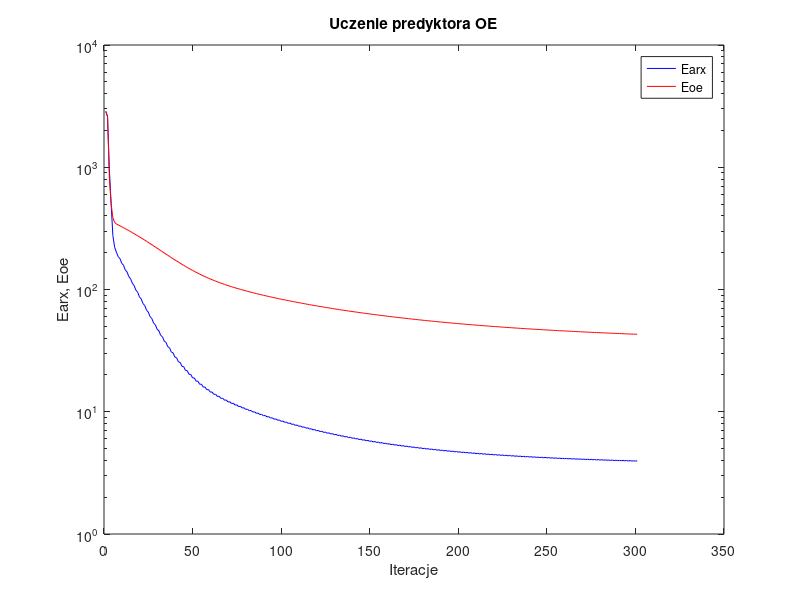
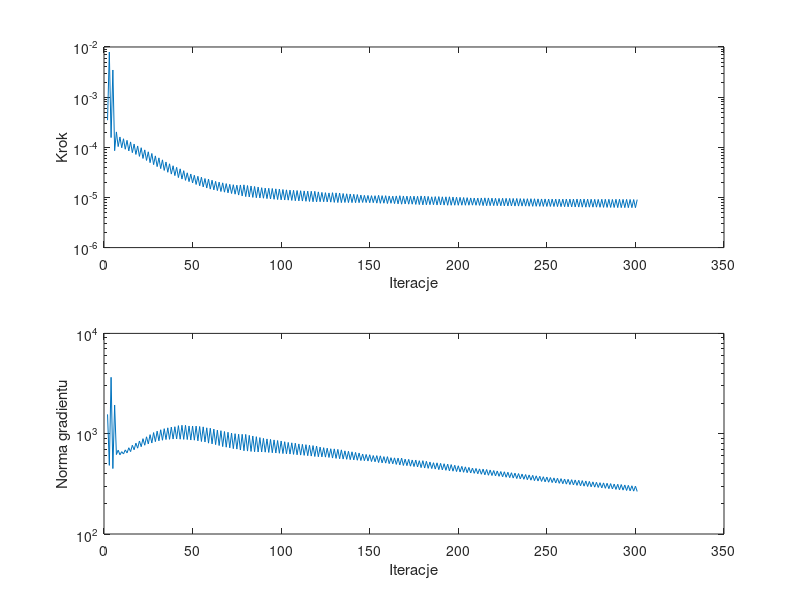

The MATLAB script that drew these images, in order:
%uczenie predyktora oe
clear all;
n=0; farx(n+1)=2.854243e+003; foe(n+1)=2.881063e+003; wspucz(n+1)=0.000000e+000; ng(n+1)=0.000000e+000;
n=1; farx(n+1)=2.595822e+003; foe(n+1)=2.595845e+003; krok(n+1)=3.467612e-004; ng(n+1)=1.558794e+003;
n=2; farx(n+1)=9.742948e+002; foe(n+1)=8.341266e+002; krok(n+1)=7.932207e-003; ng(n+1)=4.832183e+002;
n=3; farx(n+1)=5.078722e+002; foe(n+1)=5.055963e+002; krok(n+1)=1.562643e-004; ng(n+1)=3.649193e+003;
n=4; farx(n+1)=2.763001e+002; foe(n+1)=3.864956e+002; krok(n+1)=3.478135e-003; ng(n+1)=4.492145e+002;
n=5; farx(n+1)=2.215060e+002; foe(n+1)=3.539338e+002; krok(n+1)=8.559513e-005; ng(n+1)=1.931835e+003;
n=6; farx(n+1)=2.018823e+002; foe(n+1)=3.438235e+002; krok(n+1)=2.025153e-004; ng(n+1)=6.192349e+002;
n=7; farx(n+1)=1.855695e+002; foe(n+1)=3.377822e+002; krok(n+1)=1.032284e-004; ng(n+1)=6.854958e+002;
n=8; farx(n+1)=1.790038e+002; foe(n+1)=3.319760e+002; krok(n+1)=1.605453e-004; ng(n+1)=6.157094e+002;
n=9; farx(n+1)=1.641069e+002; foe(n+1)=3.261286e+002; krok(n+1)=9.776439e-005; ng(n+1)=6.620062e+002;
n=10; farx(n+1)=1.578563e+002; foe(n+1)=3.204115e+002; krok(n+1)=1.479072e-004; ng(n+1)=6.276260e+002;
n=11; farx(n+1)=1.447969e+002; foe(n+1)=3.146438e+002; krok(n+1)=9.144347e-005; ng(n+1)=6.897387e+002;
n=12; farx(n+1)=1.390898e+002; foe(n+1)=3.089609e+002; krok(n+1)=1.374956e-004; ng(n+1)=6.432775e+002;
n=13; farx(n+1)=1.276193e+002; foe(n+1)=3.032357e+002; krok(n+1)=8.459568e-005; ng(n+1)=7.243105e+002;
n=14; farx(n+1)=1.224399e+002; foe(n+1)=2.975776e+002; krok(n+1)=1.280208e-004; ng(n+1)=6.627093e+002;
n=15; farx(n+1)=1.123026e+002; foe(n+1)=2.918801e+002; krok(n+1)=7.813213e-005; ng(n+1)=7.673523e+002;
n=16; farx(n+1)=1.078038e+002; foe(n+1)=2.863021e+002; krok(n+1)=1.161197e-004; ng(n+1)=6.914078e+002;
n=17; farx(n+1)=9.889639e+001; foe(n+1)=2.806875e+002; krok(n+1)=7.197830e-005; ng(n+1)=8.051528e+002;
n=18; farx(n+1)=9.495809e+001; foe(n+1)=2.751677e+002; krok(n+1)=1.062896e-004; ng(n+1)=7.170576e+002;
n=19; farx(n+1)=8.712547e+001; foe(n+1)=2.696351e+002; krok(n+1)=6.583320e-005; ng(n+1)=8.458470e+002;
n=20; farx(n+1)=8.369445e+001; foe(n+1)=2.641840e+002; krok(n+1)=9.798800e-005; ng(n+1)=7.417590e+002;
n=21; farx(n+1)=7.677891e+001; foe(n+1)=2.587207e+002; krok(n+1)=5.985115e-005; ng(n+1)=8.920266e+002;
n=22; farx(n+1)=7.386987e+001; foe(n+1)=2.533722e+002; krok(n+1)=8.878196e-005; ng(n+1)=7.672512e+002;
n=23; farx(n+1)=6.778286e+001; foe(n+1)=2.480456e+002; krok(n+1)=5.467474e-005; ng(n+1)=9.312916e+002;
n=24; farx(n+1)=6.532402e+001; foe(n+1)=2.428114e+002; krok(n+1)=8.127742e-005; ng(n+1)=7.904776e+002;
n=25; farx(n+1)=5.996915e+001; foe(n+1)=2.376072e+002; krok(n+1)=4.937118e-005; ng(n+1)=9.782055e+002;
n=26; farx(n+1)=5.786893e+001; foe(n+1)=2.324732e+002; krok(n+1)=7.528795e-005; ng(n+1)=8.076877e+002;
n=27; farx(n+1)=5.310258e+001; foe(n+1)=2.273996e+002; krok(n+1)=4.506169e-005; ng(n+1)=1.026341e+003;
n=28; farx(n+1)=5.143971e+001; foe(n+1)=2.224728e+002; krok(n+1)=6.738910e-005; ng(n+1)=8.331993e+002;
n=29; farx(n+1)=4.723413e+001; foe(n+1)=2.175941e+002; krok(n+1)=4.116566e-005; ng(n+1)=1.060777e+003;
n=30; farx(n+1)=4.588218e+001; foe(n+1)=2.128357e+002; krok(n+1)=6.152340e-005; ng(n+1)=8.488799e+002;
n=31; farx(n+1)=4.216615e+001; foe(n+1)=2.081534e+002; krok(n+1)=3.754715e-005; ng(n+1)=1.094715e+003;
n=32; farx(n+1)=4.107766e+001; foe(n+1)=2.035760e+002; krok(n+1)=5.618497e-005; ng(n+1)=8.607452e+002;
n=33; farx(n+1)=3.777935e+001; foe(n+1)=1.991123e+002; krok(n+1)=3.459210e-005; ng(n+1)=1.121827e+003;
n=34; farx(n+1)=3.694476e+001; foe(n+1)=1.947638e+002; krok(n+1)=5.092656e-005; ng(n+1)=8.743332e+002;
n=35; farx(n+1)=3.402796e+001; foe(n+1)=1.905263e+002; krok(n+1)=3.176034e-005; ng(n+1)=1.144249e+003;
n=36; farx(n+1)=3.337622e+001; foe(n+1)=1.863862e+002; krok(n+1)=4.687315e-005; ng(n+1)=8.790604e+002;
n=37; farx(n+1)=3.079081e+001; foe(n+1)=1.823743e+002; krok(n+1)=2.922588e-005; ng(n+1)=1.164790e+003;
n=38; farx(n+1)=3.029599e+001; foe(n+1)=1.784600e+002; krok(n+1)=4.279756e-005; ng(n+1)=8.841787e+002;
n=39; farx(n+1)=2.800498e+001; foe(n+1)=1.746999e+002; krok(n+1)=2.722830e-005; ng(n+1)=1.173572e+003;
n=40; farx(n+1)=2.764963e+001; foe(n+1)=1.710305e+002; krok(n+1)=3.980988e-005; ng(n+1)=8.876733e+002;
n=41; farx(n+1)=2.561543e+001; foe(n+1)=1.674722e+002; krok(n+1)=2.488850e-005; ng(n+1)=1.203373e+003;
n=42; farx(n+1)=2.534805e+001; foe(n+1)=1.640175e+002; krok(n+1)=3.716123e-005; ng(n+1)=8.815009e+002;
n=43; farx(n+1)=2.353885e+001; foe(n+1)=1.606934e+002; krok(n+1)=2.322634e-005; ng(n+1)=1.213334e+003;
n=44; farx(n+1)=2.336453e+001; foe(n+1)=1.574892e+002; krok(n+1)=3.415827e-005; ng(n+1)=8.776619e+002;
n=45; farx(n+1)=2.175274e+001; foe(n+1)=1.544047e+002; krok(n+1)=2.190752e-005; ng(n+1)=1.212728e+003;
n=46; farx(n+1)=2.165620e+001; foe(n+1)=1.514536e+002; krok(n+1)=3.098353e-005; ng(n+1)=8.746672e+002;
n=47; farx(n+1)=2.023927e+001; foe(n+1)=1.486196e+002; krok(n+1)=2.067984e-005; ng(n+1)=1.193482e+003;
n=48; farx(n+1)=2.018335e+001; foe(n+1)=1.458768e+002; krok(n+1)=2.931600e-005; ng(n+1)=8.649005e+002;
n=49; farx(n+1)=1.892048e+001; foe(n+1)=1.432466e+002; krok(n+1)=1.941361e-005; ng(n+1)=1.193167e+003;
n=50; farx(n+1)=1.890417e+001; foe(n+1)=1.407172e+002; krok(n+1)=2.769106e-005; ng(n+1)=8.619499e+002;
n=51; farx(n+1)=1.778268e+001; foe(n+1)=1.382779e+002; krok(n+1)=1.812721e-005; ng(n+1)=1.190983e+003;
n=52; farx(n+1)=1.778434e+001; foe(n+1)=1.359324e+002; krok(n+1)=2.642509e-005; ng(n+1)=8.488358e+002;
n=53; farx(n+1)=1.678684e+001; foe(n+1)=1.336814e+002; krok(n+1)=1.709205e-005; ng(n+1)=1.179404e+003;
n=54; farx(n+1)=1.680610e+001; foe(n+1)=1.315162e+002; krok(n+1)=2.531441e-005; ng(n+1)=8.359634e+002;
n=55; farx(n+1)=1.591038e+001; foe(n+1)=1.294344e+002; krok(n+1)=1.621284e-005; ng(n+1)=1.169858e+003;
n=56; farx(n+1)=1.594693e+001; foe(n+1)=1.274495e+002; krok(n+1)=2.382783e-005; ng(n+1)=8.263538e+002;
n=57; farx(n+1)=1.515184e+001; foe(n+1)=1.255402e+002; krok(n+1)=1.539716e-005; ng(n+1)=1.144552e+003;
n=58; farx(n+1)=1.519205e+001; foe(n+1)=1.236990e+002; krok(n+1)=2.322634e-005; ng(n+1)=8.052290e+002;
n=59; farx(n+1)=1.447245e+001; foe(n+1)=1.219290e+002; krok(n+1)=1.466008e-005; ng(n+1)=1.134261e+003;
n=60; farx(n+1)=1.452134e+001; foe(n+1)=1.202386e+002; krok(n+1)=2.206044e-005; ng(n+1)=7.916828e+002;
n=61; farx(n+1)=1.387164e+001; foe(n+1)=1.186119e+002; krok(n+1)=1.414532e-005; ng(n+1)=1.111846e+003;
n=62; farx(n+1)=1.392653e+001; foe(n+1)=1.170587e+002; krok(n+1)=2.092658e-005; ng(n+1)=7.781266e+002;
n=63; farx(n+1)=1.333898e+001; foe(n+1)=1.155634e+002; krok(n+1)=1.368724e-005; ng(n+1)=1.086222e+003;
n=64; farx(n+1)=1.339732e+001; foe(n+1)=1.141294e+002; krok(n+1)=2.018691e-005; ng(n+1)=7.620649e+002;
n=65; farx(n+1)=1.286182e+001; foe(n+1)=1.127418e+002; krok(n+1)=1.313918e-005; ng(n+1)=1.071414e+003;
n=66; farx(n+1)=1.291871e+001; foe(n+1)=1.114091e+002; krok(n+1)=1.954543e-005; ng(n+1)=7.435553e+002;
n=67; farx(n+1)=1.242758e+001; foe(n+1)=1.101224e+002; krok(n+1)=1.274425e-005; ng(n+1)=1.051454e+003;
n=68; farx(n+1)=1.248567e+001; foe(n+1)=1.088865e+002; krok(n+1)=1.886606e-005; ng(n+1)=7.337430e+002;
n=69; farx(n+1)=1.203305e+001; foe(n+1)=1.076881e+002; krok(n+1)=1.235197e-005; ng(n+1)=1.033589e+003;
n=70; farx(n+1)=1.209001e+001; foe(n+1)=1.065360e+002; krok(n+1)=1.825798e-005; ng(n+1)=7.226368e+002;
n=71; farx(n+1)=1.167264e+001; foe(n+1)=1.054182e+002; krok(n+1)=1.197415e-005; ng(n+1)=1.013556e+003;
n=72; farx(n+1)=1.172685e+001; foe(n+1)=1.043361e+002; krok(n+1)=1.792006e-005; ng(n+1)=7.090845e+002;
n=73; farx(n+1)=1.133772e+001; foe(n+1)=1.032857e+002; krok(n+1)=1.161523e-005; ng(n+1)=1.000157e+003;
n=74; farx(n+1)=1.139071e+001; foe(n+1)=1.022694e+002; krok(n+1)=1.755604e-005; ng(n+1)=7.022363e+002;
n=75; farx(n+1)=1.102952e+001; foe(n+1)=1.012785e+002; krok(n+1)=1.115447e-005; ng(n+1)=9.879675e+002;
n=76; farx(n+1)=1.107668e+001; foe(n+1)=1.003077e+002; krok(n+1)=1.773249e-005; ng(n+1)=6.877182e+002;
n=77; farx(n+1)=1.073674e+001; foe(n+1)=9.936260e+001; krok(n+1)=1.069939e-005; ng(n+1)=9.860244e+002;
n=78; farx(n+1)=1.078017e+001; foe(n+1)=9.843608e+001; krok(n+1)=1.782680e-005; ng(n+1)=6.759939e+002;
n=79; farx(n+1)=1.045627e+001; foe(n+1)=9.753156e+001; krok(n+1)=1.038706e-005; ng(n+1)=9.838875e+002;
n=80; farx(n+1)=1.049905e+001; foe(n+1)=9.665717e+001; krok(n+1)=1.726474e-005; ng(n+1)=6.710436e+002;
n=81; farx(n+1)=1.019365e+001; foe(n+1)=9.580395e+001; krok(n+1)=1.022121e-005; ng(n+1)=9.626321e+002;
n=82; farx(n+1)=1.023606e+001; foe(n+1)=9.497504e+001; krok(n+1)=1.689056e-005; ng(n+1)=6.656229e+002;
n=83; farx(n+1)=9.946017e+000; foe(n+1)=9.416292e+001; krok(n+1)=1.001618e-005; ng(n+1)=9.487281e+002;
n=84; farx(n+1)=9.987400e+000; foe(n+1)=9.337347e+001; krok(n+1)=1.654527e-005; ng(n+1)=6.601080e+002;
n=85; farx(n+1)=9.711218e+000; foe(n+1)=9.259975e+001; krok(n+1)=9.849580e-006; ng(n+1)=9.335868e+002;
n=86; farx(n+1)=9.751705e+000; foe(n+1)=9.184692e+001; krok(n+1)=1.611741e-005; ng(n+1)=6.575216e+002;
n=87; farx(n+1)=9.487871e+000; foe(n+1)=9.111090e+001; krok(n+1)=9.766516e-006; ng(n+1)=9.147896e+002;
n=88; farx(n+1)=9.529240e+000; foe(n+1)=9.039493e+001; krok(n+1)=1.564369e-005; ng(n+1)=6.572932e+002;
n=89; farx(n+1)=9.277062e+000; foe(n+1)=8.969191e+001; krok(n+1)=9.645404e-006; ng(n+1)=8.984278e+002;
n=90; farx(n+1)=9.318273e+000; foe(n+1)=8.900583e+001; krok(n+1)=1.538085e-005; ng(n+1)=6.545358e+002;
n=91; farx(n+1)=9.076470e+000; foe(n+1)=8.833032e+001; krok(n+1)=9.479621e-006; ng(n+1)=8.869567e+002;
n=92; farx(n+1)=9.116912e+000; foe(n+1)=8.766947e+001; krok(n+1)=1.523649e-005; ng(n+1)=6.500801e+002;
n=93; farx(n+1)=8.884281e+000; foe(n+1)=8.701816e+001; krok(n+1)=9.311545e-006; ng(n+1)=8.778002e+002;
n=94; farx(n+1)=8.923937e+000; foe(n+1)=8.638065e+001; krok(n+1)=1.506473e-005; ng(n+1)=6.454777e+002;
n=95; farx(n+1)=8.699686e+000; foe(n+1)=8.575304e+001; krok(n+1)=9.188990e-006; ng(n+1)=8.668633e+002;
n=96; farx(n+1)=8.739311e+000; foe(n+1)=8.513898e+001; krok(n+1)=1.482745e-005; ng(n+1)=6.419737e+002;
n=97; farx(n+1)=8.523050e+000; foe(n+1)=8.453410e+001; krok(n+1)=9.081248e-006; ng(n+1)=8.550925e+002;
n=98; farx(n+1)=8.562905e+000; foe(n+1)=8.394172e+001; krok(n+1)=1.466008e-005; ng(n+1)=6.382045e+002;
n=99; farx(n+1)=8.353669e+000; foe(n+1)=8.335648e+001; krok(n+1)=8.958287e-006; ng(n+1)=8.464346e+002;
n=100; farx(n+1)=8.393149e+000; foe(n+1)=8.278412e+001; krok(n+1)=1.438760e-005; ng(n+1)=6.341011e+002;
n=101; farx(n+1)=8.191594e+000; foe(n+1)=8.222104e+001; krok(n+1)=8.887598e-006; ng(n+1)=8.313642e+002;
n=102; farx(n+1)=8.230877e+000; foe(n+1)=8.166735e+001; krok(n+1)=1.416371e-005; ng(n+1)=6.297871e+002;
n=103; farx(n+1)=8.035806e+000; foe(n+1)=8.112411e+001; krok(n+1)=8.833238e-006; ng(n+1)=8.183849e+002;
n=104; farx(n+1)=8.076069e+000; foe(n+1)=8.058962e+001; krok(n+1)=1.399157e-005; ng(n+1)=6.267032e+002;
n=105; farx(n+1)=7.886735e+000; foe(n+1)=8.006232e+001; krok(n+1)=8.720009e-006; ng(n+1)=8.110141e+002;
n=106; farx(n+1)=7.927259e+000; foe(n+1)=7.954412e+001; krok(n+1)=1.390226e-005; ng(n+1)=6.219692e+002;
n=107; farx(n+1)=7.743559e+000; foe(n+1)=7.903173e+001; krok(n+1)=8.593476e-006; ng(n+1)=8.042459e+002;
n=108; farx(n+1)=7.783361e+000; foe(n+1)=7.852790e+001; krok(n+1)=1.373458e-005; ng(n+1)=6.162121e+002;
n=109; farx(n+1)=7.605563e+000; foe(n+1)=7.803314e+001; krok(n+1)=8.546025e-006; ng(n+1)=7.908809e+002;
n=110; farx(n+1)=7.645928e+000; foe(n+1)=7.754478e+001; krok(n+1)=1.361415e-005; ng(n+1)=6.119593e+002;
n=111; farx(n+1)=7.472674e+000; foe(n+1)=7.706394e+001; krok(n+1)=8.470861e-006; ng(n+1)=7.835114e+002;
n=112; farx(n+1)=7.513925e+000; foe(n+1)=7.659102e+001; krok(n+1)=1.348707e-005; ng(n+1)=6.082171e+002;
n=113; farx(n+1)=7.345171e+000; foe(n+1)=7.612315e+001; krok(n+1)=8.378583e-006; ng(n+1)=7.769299e+002;
n=114; farx(n+1)=7.386561e+000; foe(n+1)=7.566389e+001; krok(n+1)=1.334403e-005; ng(n+1)=6.034349e+002;
n=115; farx(n+1)=7.222661e+000; foe(n+1)=7.521011e+001; krok(n+1)=8.311102e-006; ng(n+1)=7.670455e+002;
n=116; farx(n+1)=7.264410e+000; foe(n+1)=7.476369e+001; krok(n+1)=1.328171e-005; ng(n+1)=5.984000e+002;
n=117; farx(n+1)=7.104872e+000; foe(n+1)=7.432173e+001; krok(n+1)=8.206521e-006; ng(n+1)=7.608451e+002;
n=118; farx(n+1)=7.146511e+000; foe(n+1)=7.388667e+001; krok(n+1)=1.324381e-005; ng(n+1)=5.924326e+002;
n=119; farx(n+1)=6.990641e+000; foe(n+1)=7.345658e+001; krok(n+1)=8.151193e-006; ng(n+1)=7.537178e+002;
n=120; farx(n+1)=7.032239e+000; foe(n+1)=7.303501e+001; krok(n+1)=1.290553e-005; ng(n+1)=5.887730e+002;
n=121; farx(n+1)=6.880746e+000; foe(n+1)=7.262114e+001; krok(n+1)=8.219763e-006; ng(n+1)=7.359615e+002;
n=122; farx(n+1)=6.923821e+000; foe(n+1)=7.221470e+001; krok(n+1)=1.259797e-005; ng(n+1)=5.875718e+002;
n=123; farx(n+1)=6.776175e+000; foe(n+1)=7.181338e+001; krok(n+1)=8.205260e-006; ng(n+1)=7.250216e+002;
n=124; farx(n+1)=6.820012e+000; foe(n+1)=7.141918e+001; krok(n+1)=1.245057e-005; ng(n+1)=5.840769e+002;
n=125; farx(n+1)=6.675885e+000; foe(n+1)=7.102863e+001; krok(n+1)=8.151193e-006; ng(n+1)=7.173667e+002;
n=126; farx(n+1)=6.719870e+000; foe(n+1)=7.064530e+001; krok(n+1)=1.231075e-005; ng(n+1)=5.795418e+002;
n=127; farx(n+1)=6.580276e+000; foe(n+1)=7.026597e+001; krok(n+1)=8.058704e-006; ng(n+1)=7.077716e+002;
n=128; farx(n+1)=6.623817e+000; foe(n+1)=6.989027e+001; krok(n+1)=1.244425e-005; ng(n+1)=5.717080e+002;
n=129; farx(n+1)=6.486692e+000; foe(n+1)=6.951891e+001; krok(n+1)=7.969908e-006; ng(n+1)=7.055644e+002;
n=130; farx(n+1)=6.530569e+000; foe(n+1)=6.915360e+001; krok(n+1)=1.233369e-005; ng(n+1)=5.672812e+002;
n=131; farx(n+1)=6.396731e+000; foe(n+1)=6.879220e+001; krok(n+1)=7.918261e-006; ng(n+1)=6.977153e+002;
n=132; farx(n+1)=6.440745e+000; foe(n+1)=6.843645e+001; krok(n+1)=1.225273e-005; ng(n+1)=5.623189e+002;
n=133; farx(n+1)=6.309785e+000; foe(n+1)=6.808459e+001; krok(n+1)=7.884010e-006; ng(n+1)=6.901834e+002;
n=134; farx(n+1)=6.353509e+000; foe(n+1)=6.773896e+001; krok(n+1)=1.197415e-005; ng(n+1)=5.583687e+002;
n=135; farx(n+1)=6.226162e+000; foe(n+1)=6.739939e+001; krok(n+1)=7.940086e-006; ng(n+1)=6.743730e+002;
n=136; farx(n+1)=6.270792e+000; foe(n+1)=6.706431e+001; krok(n+1)=1.182351e-005; ng(n+1)=5.556147e+002;
n=137; farx(n+1)=6.146132e+000; foe(n+1)=6.673333e+001; krok(n+1)=7.895680e-006; ng(n+1)=6.677160e+002;
n=138; farx(n+1)=6.190922e+000; foe(n+1)=6.640716e+001; krok(n+1)=1.171829e-005; ng(n+1)=5.511847e+002;
n=139; farx(n+1)=6.068749e+000; foe(n+1)=6.608495e+001; krok(n+1)=7.884010e-006; ng(n+1)=6.598180e+002;
n=140; farx(n+1)=6.113959e+000; foe(n+1)=6.576818e+001; krok(n+1)=1.155377e-005; ng(n+1)=5.478983e+002;
n=141; farx(n+1)=5.994542e+000; foe(n+1)=6.545476e+001; krok(n+1)=7.864914e-006; ng(n+1)=6.510747e+002;
n=142; farx(n+1)=6.039793e+000; foe(n+1)=6.514638e+001; krok(n+1)=1.142512e-005; ng(n+1)=5.436585e+002;
n=143; farx(n+1)=5.922871e+000; foe(n+1)=6.484154e+001; krok(n+1)=7.864914e-006; ng(n+1)=6.421686e+002;
n=144; farx(n+1)=5.967820e+000; foe(n+1)=6.454183e+001; krok(n+1)=1.115447e-005; ng(n+1)=5.402702e+002;
n=145; farx(n+1)=5.853863e+000; foe(n+1)=6.424699e+001; krok(n+1)=7.940086e-006; ng(n+1)=6.273322e+002;
n=146; farx(n+1)=5.899551e+000; foe(n+1)=6.395604e+001; krok(n+1)=1.101046e-005; ng(n+1)=5.378344e+002;
n=147; farx(n+1)=5.787677e+000; foe(n+1)=6.366847e+001; krok(n+1)=7.918258e-006; ng(n+1)=6.209638e+002;
n=148; farx(n+1)=5.833918e+000; foe(n+1)=6.338532e+001; krok(n+1)=1.095376e-005; ng(n+1)=5.342202e+002;
n=149; farx(n+1)=5.724355e+000; foe(n+1)=6.310420e+001; krok(n+1)=7.829941e-006; ng(n+1)=6.168758e+002;
n=150; farx(n+1)=5.769685e+000; foe(n+1)=6.282732e+001; krok(n+1)=1.085468e-005; ng(n+1)=5.281234e+002;
n=151; farx(n+1)=5.662600e+000; foe(n+1)=6.255439e+001; krok(n+1)=7.866658e-006; ng(n+1)=6.056401e+002;
n=152; farx(n+1)=5.708836e+000; foe(n+1)=6.228507e+001; krok(n+1)=1.083629e-005; ng(n+1)=5.249759e+002;
n=153; farx(n+1)=5.604247e+000; foe(n+1)=6.201753e+001; krok(n+1)=7.698578e-006; ng(n+1)=6.043669e+002;
n=154; farx(n+1)=5.649525e+000; foe(n+1)=6.175248e+001; krok(n+1)=1.101046e-005; ng(n+1)=5.159706e+002;
n=155; farx(n+1)=5.546445e+000; foe(n+1)=6.149051e+001; krok(n+1)=7.638196e-006; ng(n+1)=6.016132e+002;
n=156; farx(n+1)=5.591411e+000; foe(n+1)=6.123226e+001; krok(n+1)=1.085468e-005; ng(n+1)=5.118389e+002;
n=157; farx(n+1)=5.490479e+000; foe(n+1)=6.097780e+001; krok(n+1)=7.676118e-006; ng(n+1)=5.911799e+002;
n=158; farx(n+1)=5.536432e+000; foe(n+1)=6.072679e+001; krok(n+1)=1.083629e-005; ng(n+1)=5.090364e+002;
n=159; farx(n+1)=5.437127e+000; foe(n+1)=6.047707e+001; krok(n+1)=7.559406e-006; ng(n+1)=5.904099e+002;
n=160; farx(n+1)=5.481791e+000; foe(n+1)=6.023131e+001; krok(n+1)=1.069939e-005; ng(n+1)=5.028160e+002;
n=161; farx(n+1)=5.384730e+000; foe(n+1)=5.998957e+001; krok(n+1)=7.651404e-006; ng(n+1)=5.767440e+002;
n=162; farx(n+1)=5.430425e+000; foe(n+1)=5.975110e+001; krok(n+1)=1.061240e-005; ng(n+1)=5.010452e+002;
n=163; farx(n+1)=5.335298e+000; foe(n+1)=5.951429e+001; krok(n+1)=7.535405e-006; ng(n+1)=5.742845e+002;
n=164; farx(n+1)=5.380490e+000; foe(n+1)=5.928033e+001; krok(n+1)=1.071362e-005; ng(n+1)=4.940082e+002;
n=165; farx(n+1)=5.287110e+000; foe(n+1)=5.904848e+001; krok(n+1)=7.447416e-006; ng(n+1)=5.711290e+002;
n=166; farx(n+1)=5.332354e+000; foe(n+1)=5.881937e+001; krok(n+1)=1.083629e-005; ng(n+1)=4.880038e+002;
n=167; farx(n+1)=5.240320e+000; foe(n+1)=5.859158e+001; krok(n+1)=7.334139e-006; ng(n+1)=5.707917e+002;
n=168; farx(n+1)=5.284277e+000; foe(n+1)=5.836716e+001; krok(n+1)=1.069939e-005; ng(n+1)=4.819695e+002;
n=169; farx(n+1)=5.194312e+000; foe(n+1)=5.814678e+001; krok(n+1)=7.426417e-006; ng(n+1)=5.573696e+002;
n=170; farx(n+1)=5.239221e+000; foe(n+1)=5.792910e+001; krok(n+1)=1.061240e-005; ng(n+1)=4.802375e+002;
n=171; farx(n+1)=5.150753e+000; foe(n+1)=5.771309e+001; krok(n+1)=7.336129e-006; ng(n+1)=5.549721e+002;
n=172; farx(n+1)=5.194908e+000; foe(n+1)=5.749988e+001; krok(n+1)=1.057446e-005; ng(n+1)=4.744038e+002;
n=173; farx(n+1)=5.108243e+000; foe(n+1)=5.728960e+001; krok(n+1)=7.338903e-006; ng(n+1)=5.467920e+002;
n=174; farx(n+1)=5.152873e+000; foe(n+1)=5.708166e+001; krok(n+1)=1.061240e-005; ng(n+1)=4.704568e+002;
n=175; farx(n+1)=5.067170e+000; foe(n+1)=5.687512e+001; krok(n+1)=7.258975e-006; ng(n+1)=5.459965e+002;
n=176; farx(n+1)=5.111358e+000; foe(n+1)=5.667200e+001; krok(n+1)=1.052881e-005; ng(n+1)=4.658966e+002;
n=177; farx(n+1)=5.027964e+000; foe(n+1)=5.647091e+001; krok(n+1)=7.204914e-006; ng(n+1)=5.380123e+002;
n=178; farx(n+1)=5.071956e+000; foe(n+1)=5.627130e+001; krok(n+1)=1.071362e-005; ng(n+1)=4.590773e+002;
n=179; farx(n+1)=4.989315e+000; foe(n+1)=5.607345e+001; krok(n+1)=7.118613e-006; ng(n+1)=5.382412e+002;
n=180; farx(n+1)=5.032895e+000; foe(n+1)=5.587846e+001; krok(n+1)=1.063629e-005; ng(n+1)=4.545871e+002;
n=181; farx(n+1)=4.951709e+000; foe(n+1)=5.568577e+001; krok(n+1)=7.133044e-006; ng(n+1)=5.306265e+002;
n=182; farx(n+1)=4.995113e+000; foe(n+1)=5.549595e+001; krok(n+1)=1.048504e-005; ng(n+1)=4.514484e+002;
n=183; farx(n+1)=4.915292e+000; foe(n+1)=5.530846e+001; krok(n+1)=7.172631e-006; ng(n+1)=5.222562e+002;
n=184; farx(n+1)=4.958681e+000; foe(n+1)=5.512396e+001; krok(n+1)=1.030147e-005; ng(n+1)=4.491207e+002;
n=185; farx(n+1)=4.880780e+000; foe(n+1)=5.494151e+001; krok(n+1)=7.156975e-006; ng(n+1)=5.138710e+002;
n=186; farx(n+1)=4.924134e+000; foe(n+1)=5.476082e+001; krok(n+1)=1.038706e-005; ng(n+1)=4.439068e+002;
n=187; farx(n+1)=4.847326e+000; foe(n+1)=5.458169e+001; krok(n+1)=7.065934e-006; ng(n+1)=5.123766e+002;
n=188; farx(n+1)=4.890070e+000; foe(n+1)=5.440454e+001; krok(n+1)=1.039083e-005; ng(n+1)=4.383620e+002;
n=189; farx(n+1)=4.814288e+000; foe(n+1)=5.422973e+001; krok(n+1)=7.084991e-006; ng(n+1)=5.062756e+002;
n=190; farx(n+1)=4.857333e+000; foe(n+1)=5.405748e+001; krok(n+1)=1.029142e-005; ng(n+1)=4.359912e+002;
n=191; farx(n+1)=4.782766e+000; foe(n+1)=5.388652e+001; krok(n+1)=7.048309e-006; ng(n+1)=5.017114e+002;
n=192; farx(n+1)=4.825648e+000; foe(n+1)=5.371811e+001; krok(n+1)=1.029142e-005; ng(n+1)=4.315847e+002;
n=193; farx(n+1)=4.752413e+000; foe(n+1)=5.355080e+001; krok(n+1)=6.986564e-006; ng(n+1)=4.976166e+002;
n=194; farx(n+1)=4.794701e+000; foe(n+1)=5.338563e+001; krok(n+1)=1.030147e-005; ng(n+1)=4.261575e+002;
n=195; farx(n+1)=4.722563e+000; foe(n+1)=5.322228e+001; krok(n+1)=6.986434e-006; ng(n+1)=4.918703e+002;
n=196; farx(n+1)=4.764615e+000; foe(n+1)=5.306125e+001; krok(n+1)=1.018440e-005; ng(n+1)=4.229321e+002;
n=197; farx(n+1)=4.693770e+000; foe(n+1)=5.290205e+001; krok(n+1)=6.997257e-006; ng(n+1)=4.847449e+002;
n=198; farx(n+1)=4.735642e+000; foe(n+1)=5.274492e+001; krok(n+1)=1.010485e-005; ng(n+1)=4.195045e+002;
n=199; farx(n+1)=4.666008e+000; foe(n+1)=5.258950e+001; krok(n+1)=6.986564e-006; ng(n+1)=4.788599e+002;
n=200; farx(n+1)=4.707531e+000; foe(n+1)=5.243596e+001; krok(n+1)=1.003721e-005; ng(n+1)=4.156171e+002;
n=201; farx(n+1)=4.638994e+000; foe(n+1)=5.228430e+001; krok(n+1)=6.997257e-006; ng(n+1)=4.725779e+002;
n=202; farx(n+1)=4.680415e+000; foe(n+1)=5.213454e+001; krok(n+1)=9.955536e-006; ng(n+1)=4.125122e+002;
n=203; farx(n+1)=4.612972e+000; foe(n+1)=5.198638e+001; krok(n+1)=6.986564e-006; ng(n+1)=4.671532e+002;
n=204; farx(n+1)=4.654072e+000; foe(n+1)=5.184004e+001; krok(n+1)=9.888364e-006; ng(n+1)=4.087971e+002;
n=205; farx(n+1)=4.587653e+000; foe(n+1)=5.169541e+001; krok(n+1)=6.997257e-006; ng(n+1)=4.611655e+002;
n=206; farx(n+1)=4.628467e+000; foe(n+1)=5.155262e+001; krok(n+1)=9.772716e-006; ng(n+1)=4.057599e+002;
n=207; farx(n+1)=4.563172e+000; foe(n+1)=5.141158e+001; krok(n+1)=7.018913e-006; ng(n+1)=4.542908e+002;
n=208; farx(n+1)=4.603975e+000; foe(n+1)=5.127222e+001; krok(n+1)=9.722265e-006; ng(n+1)=4.027079e+002;
n=209; farx(n+1)=4.539638e+000; foe(n+1)=5.113416e+001; krok(n+1)=6.986564e-006; ng(n+1)=4.502276e+002;
n=210; farx(n+1)=4.580149e+000; foe(n+1)=5.099777e+001; krok(n+1)=9.706803e-006; ng(n+1)=3.986367e+002;
n=211; farx(n+1)=4.516896e+000; foe(n+1)=5.086272e+001; krok(n+1)=6.948457e-006; ng(n+1)=4.457649e+002;
n=212; farx(n+1)=4.557249e+000; foe(n+1)=5.072905e+001; krok(n+1)=9.766516e-006; ng(n+1)=3.940852e+002;
n=213; farx(n+1)=4.494874e+000; foe(n+1)=5.059651e+001; krok(n+1)=6.872937e-006; ng(n+1)=4.436123e+002;
n=214; farx(n+1)=4.534744e+000; foe(n+1)=5.046530e+001; krok(n+1)=9.806150e-006; ng(n+1)=3.890393e+002;
n=215; farx(n+1)=4.473248e+000; foe(n+1)=5.033555e+001; krok(n+1)=6.846713e-006; ng(n+1)=4.395339e+002;
n=216; farx(n+1)=4.512797e+000; foe(n+1)=5.020717e+001; krok(n+1)=9.772716e-006; ng(n+1)=3.852231e+002;
n=217; farx(n+1)=4.452014e+000; foe(n+1)=5.008031e+001; krok(n+1)=6.861689e-006; ng(n+1)=4.346332e+002;
n=218; farx(n+1)=4.491489e+000; foe(n+1)=4.995515e+001; krok(n+1)=9.667524e-006; ng(n+1)=3.828294e+002;
n=219; farx(n+1)=4.431616e+000; foe(n+1)=4.983118e+001; krok(n+1)=6.861689e-006; ng(n+1)=4.293785e+002;
n=220; farx(n+1)=4.470898e+000; foe(n+1)=4.970884e+001; krok(n+1)=9.622040e-006; ng(n+1)=3.795467e+002;
n=221; farx(n+1)=4.411891e+000; foe(n+1)=4.958754e+001; krok(n+1)=6.844969e-006; ng(n+1)=4.249225e+002;
n=222; farx(n+1)=4.450799e+000; foe(n+1)=4.946781e+001; krok(n+1)=9.571928e-006; ng(n+1)=3.759234e+002;
n=223; farx(n+1)=4.392869e+000; foe(n+1)=4.934927e+001; krok(n+1)=6.824661e-006; ng(n+1)=4.196076e+002;
n=224; farx(n+1)=4.431585e+000; foe(n+1)=4.923189e+001; krok(n+1)=9.622040e-006; ng(n+1)=3.716787e+002;
n=225; farx(n+1)=4.374265e+000; foe(n+1)=4.911554e+001; krok(n+1)=6.780679e-006; ng(n+1)=4.172609e+002;
n=226; farx(n+1)=4.412637e+000; foe(n+1)=4.900060e+001; krok(n+1)=9.594052e-006; ng(n+1)=3.679597e+002;
n=227; farx(n+1)=4.356142e+000; foe(n+1)=4.888678e+001; krok(n+1)=6.772117e-006; ng(n+1)=4.126185e+002;
n=228; farx(n+1)=4.394256e+000; foe(n+1)=4.877431e+001; krok(n+1)=9.558286e-006; ng(n+1)=3.645783e+002;
n=229; farx(n+1)=4.338580e+000; foe(n+1)=4.866292e+001; krok(n+1)=6.755832e-006; ng(n+1)=4.082649e+002;
n=230; farx(n+1)=4.376422e+000; foe(n+1)=4.855280e+001; krok(n+1)=9.540944e-006; ng(n+1)=3.610032e+002;
n=231; farx(n+1)=4.321532e+000; foe(n+1)=4.844372e+001; krok(n+1)=6.733170e-006; ng(n+1)=4.042647e+002;
n=232; farx(n+1)=4.359084e+000; foe(n+1)=4.833584e+001; krok(n+1)=9.531630e-006; ng(n+1)=3.573345e+002;
n=233; farx(n+1)=4.304856e+000; foe(n+1)=4.822900e+001; krok(n+1)=6.723172e-006; ng(n+1)=4.003751e+002;
n=234; farx(n+1)=4.342144e+000; foe(n+1)=4.812347e+001; krok(n+1)=9.476547e-006; ng(n+1)=3.542632e+002;
n=235; farx(n+1)=4.288661e+000; foe(n+1)=4.801895e+001; krok(n+1)=6.723172e-006; ng(n+1)=3.957471e+002;
n=236; farx(n+1)=4.325728e+000; foe(n+1)=4.791571e+001; krok(n+1)=9.433029e-006; ng(n+1)=3.512162e+002;
n=237; farx(n+1)=4.273008e+000; foe(n+1)=4.781338e+001; krok(n+1)=6.706359e-006; ng(n+1)=3.915988e+002;
n=238; farx(n+1)=4.309840e+000; foe(n+1)=4.771222e+001; krok(n+1)=9.433029e-006; ng(n+1)=3.477025e+002;
n=239; farx(n+1)=4.257801e+000; foe(n+1)=4.761188e+001; krok(n+1)=6.676010e-006; ng(n+1)=3.882727e+002;
n=240; farx(n+1)=4.294329e+000; foe(n+1)=4.751271e+001; krok(n+1)=9.433029e-006; ng(n+1)=3.440567e+002;
n=241; farx(n+1)=4.243003e+000; foe(n+1)=4.741438e+001; krok(n+1)=6.649354e-006; ng(n+1)=3.846569e+002;
n=242; farx(n+1)=4.279120e+000; foe(n+1)=4.731712e+001; krok(n+1)=9.410994e-006; ng(n+1)=3.404132e+002;
n=243; farx(n+1)=4.228448e+000; foe(n+1)=4.722090e+001; krok(n+1)=6.656792e-006; ng(n+1)=3.801522e+002;
n=244; farx(n+1)=4.264391e+000; foe(n+1)=4.712577e+001; krok(n+1)=9.359580e-006; ng(n+1)=3.377111e+002;
n=245; farx(n+1)=4.214374e+000; foe(n+1)=4.703151e+001; krok(n+1)=6.646278e-006; ng(n+1)=3.762458e+002;
n=246; farx(n+1)=4.250040e+000; foe(n+1)=4.693833e+001; krok(n+1)=9.328187e-006; ng(n+1)=3.345750e+002;
n=247; farx(n+1)=4.200719e+000; foe(n+1)=4.684599e+001; krok(n+1)=6.631510e-006; ng(n+1)=3.723720e+002;
n=248; farx(n+1)=4.236100e+000; foe(n+1)=4.675464e+001; krok(n+1)=9.318742e-006; ng(n+1)=3.312269e+002;
n=249; farx(n+1)=4.187390e+000; foe(n+1)=4.666413e+001; krok(n+1)=6.616010e-006; ng(n+1)=3.691572e+002;
n=250; farx(n+1)=4.222471e+000; foe(n+1)=4.657460e+001; krok(n+1)=9.290308e-006; ng(n+1)=3.283479e+002;
n=251; farx(n+1)=4.174397e+000; foe(n+1)=4.648592e+001; krok(n+1)=6.608572e-006; ng(n+1)=3.654892e+002;
n=252; farx(n+1)=4.209253e+000; foe(n+1)=4.639819e+001; krok(n+1)=9.272806e-006; ng(n+1)=3.256592e+002;
n=253; farx(n+1)=4.161768e+000; foe(n+1)=4.631123e+001; krok(n+1)=6.589629e-006; ng(n+1)=3.624762e+002;
n=254; farx(n+1)=4.196356e+000; foe(n+1)=4.622520e+001; krok(n+1)=9.262259e-006; ng(n+1)=3.228108e+002;
n=255; farx(n+1)=4.149458e+000; foe(n+1)=4.613992e+001; krok(n+1)=6.571851e-006; ng(n+1)=3.594073e+002;
n=256; farx(n+1)=4.183777e+000; foe(n+1)=4.605555e+001; krok(n+1)=9.251809e-006; ng(n+1)=3.199854e+002;
n=257; farx(n+1)=4.137465e+000; foe(n+1)=4.597192e+001; krok(n+1)=6.553191e-006; ng(n+1)=3.563506e+002;
n=258; farx(n+1)=4.171503e+000; foe(n+1)=4.588915e+001; krok(n+1)=9.244198e-006; ng(n+1)=3.171313e+002;
n=259; farx(n+1)=4.125786e+000; foe(n+1)=4.580712e+001; krok(n+1)=6.532194e-006; ng(n+1)=3.533177e+002;
n=260; farx(n+1)=4.159563e+000; foe(n+1)=4.572588e+001; krok(n+1)=9.251809e-006; ng(n+1)=3.141947e+002;
n=261; farx(n+1)=4.114407e+000; foe(n+1)=4.564537e+001; krok(n+1)=6.503681e-006; ng(n+1)=3.507043e+002;
n=262; farx(n+1)=4.147893e+000; foe(n+1)=4.556560e+001; krok(n+1)=9.263868e-006; ng(n+1)=3.111614e+002;
n=263; farx(n+1)=4.103256e+000; foe(n+1)=4.548657e+001; krok(n+1)=6.482851e-006; ng(n+1)=3.480303e+002;
n=264; farx(n+1)=4.136534e+000; foe(n+1)=4.540830e+001; krok(n+1)=9.272806e-006; ng(n+1)=3.084214e+002;
n=265; farx(n+1)=4.092395e+000; foe(n+1)=4.533068e+001; krok(n+1)=6.453292e-006; ng(n+1)=3.457614e+002;
n=266; farx(n+1)=4.125392e+000; foe(n+1)=4.525381e+001; krok(n+1)=9.280153e-006; ng(n+1)=3.055281e+002;
n=267; farx(n+1)=4.081798e+000; foe(n+1)=4.517761e+001; krok(n+1)=6.427471e-006; ng(n+1)=3.430778e+002;
n=268; farx(n+1)=4.114532e+000; foe(n+1)=4.510210e+001; krok(n+1)=9.299765e-006; ng(n+1)=3.025880e+002;
n=269; farx(n+1)=4.071398e+000; foe(n+1)=4.502726e+001; krok(n+1)=6.405073e-006; ng(n+1)=3.407327e+002;
n=270; farx(n+1)=4.103862e+000; foe(n+1)=4.495314e+001; krok(n+1)=9.290308e-006; ng(n+1)=2.999616e+002;
n=271; farx(n+1)=4.061179e+000; foe(n+1)=4.487969e+001; krok(n+1)=6.399779e-006; ng(n+1)=3.378363e+002;
n=272; farx(n+1)=4.093383e+000; foe(n+1)=4.480703e+001; krok(n+1)=9.244198e-006; ng(n+1)=2.977637e+002;
n=273; farx(n+1)=4.051223e+000; foe(n+1)=4.473502e+001; krok(n+1)=6.399779e-006; ng(n+1)=3.343514e+002;
n=274; farx(n+1)=4.083163e+000; foe(n+1)=4.466375e+001; krok(n+1)=9.207477e-006; ng(n+1)=2.954856e+002;
n=275; farx(n+1)=4.041495e+000; foe(n+1)=4.459311e+001; krok(n+1)=6.399779e-006; ng(n+1)=3.310450e+002;
n=276; farx(n+1)=4.073172e+000; foe(n+1)=4.452322e+001; krok(n+1)=9.165986e-006; ng(n+1)=2.932905e+002;
n=277; farx(n+1)=4.032003e+000; foe(n+1)=4.445394e+001; krok(n+1)=6.399779e-006; ng(n+1)=3.276973e+002;
n=278; farx(n+1)=4.063447e+000; foe(n+1)=4.438536e+001; krok(n+1)=9.137433e-006; ng(n+1)=2.910694e+002;
n=279; farx(n+1)=4.022866e+000; foe(n+1)=4.431735e+001; krok(n+1)=6.371971e-006; ng(n+1)=3.247683e+002;
n=280; farx(n+1)=4.054070e+000; foe(n+1)=4.424985e+001; krok(n+1)=9.196428e-006; ng(n+1)=2.879602e+002;
n=281; farx(n+1)=4.013820e+000; foe(n+1)=4.418290e+001; krok(n+1)=6.340434e-006; ng(n+1)=3.233548e+002;
n=282; farx(n+1)=4.044754e+000; foe(n+1)=4.411659e+001; krok(n+1)=9.188990e-006; ng(n+1)=2.854691e+002;
n=283; farx(n+1)=4.004962e+000; foe(n+1)=4.405084e+001; krok(n+1)=6.327672e-006; ng(n+1)=3.206206e+002;
n=284; farx(n+1)=4.035658e+000; foe(n+1)=4.398569e+001; krok(n+1)=9.184756e-006; ng(n+1)=2.830636e+002;
n=285; farx(n+1)=3.996215e+000; foe(n+1)=4.392108e+001; krok(n+1)=6.325379e-006; ng(n+1)=3.181437e+002;
n=286; farx(n+1)=4.026662e+000; foe(n+1)=4.385720e+001; krok(n+1)=9.125546e-006; ng(n+1)=2.811973e+002;
n=287; farx(n+1)=3.987836e+000; foe(n+1)=4.379382e+001; krok(n+1)=6.307179e-006; ng(n+1)=3.146893e+002;
n=288; farx(n+1)=4.018050e+000; foe(n+1)=4.373090e+001; krok(n+1)=9.184756e-006; ng(n+1)=2.782285e+002;
n=289; farx(n+1)=3.979544e+000; foe(n+1)=4.366849e+001; krok(n+1)=6.274438e-006; ng(n+1)=3.133468e+002;
n=290; farx(n+1)=4.009524e+000; foe(n+1)=4.360661e+001; krok(n+1)=9.196428e-006; ng(n+1)=2.757553e+002;
n=291; farx(n+1)=3.971338e+000; foe(n+1)=4.354523e+001; krok(n+1)=6.266053e-006; ng(n+1)=3.112069e+002;
n=292; farx(n+1)=4.001065e+000; foe(n+1)=4.348450e+001; krok(n+1)=9.148208e-006; ng(n+1)=2.738305e+002;
n=293; farx(n+1)=3.963357e+000; foe(n+1)=4.342425e+001; krok(n+1)=6.264056e-006; ng(n+1)=3.079881e+002;
n=294; farx(n+1)=3.992849e+000; foe(n+1)=4.336457e+001; krok(n+1)=9.137433e-006; ng(n+1)=2.716185e+002;
n=295; farx(n+1)=3.955520e+000; foe(n+1)=4.330534e+001; krok(n+1)=6.255933e-006; ng(n+1)=3.055107e+002;
n=296; farx(n+1)=3.984752e+000; foe(n+1)=4.324670e+001; krok(n+1)=9.107769e-006; ng(n+1)=2.695413e+002;
n=297; farx(n+1)=3.947833e+000; foe(n+1)=4.318853e+001; krok(n+1)=6.255933e-006; ng(n+1)=3.026071e+002;
n=298; farx(n+1)=3.976833e+000; foe(n+1)=4.313092e+001; krok(n+1)=9.078452e-006; ng(n+1)=2.675604e+002;
n=299; farx(n+1)=3.940322e+000; foe(n+1)=4.307375e+001; krok(n+1)=6.250240e-006; ng(n+1)=2.998861e+002;
n=300; farx(n+1)=3.969085e+000; foe(n+1)=4.301712e+001; krok(n+1)=9.062615e-006; ng(n+1)=2.654565e+002;

figure; semilogy(farx,'b'); hold on; semilogy(foe,'r'); xlabel('Iteracje'); ylabel('Earx, Eoe'); legend('Earx','Eoe'); title('Uczenie predyktora OE');
figure; subplot(2,1,1); semilogy(krok); xlabel('Iteracje'); ylabel('Krok');
subplot(2,1,2); semilogy(ng); xlabel('Iteracje'); ylabel('Norma gradientu');
Earx=farx(n+1)
Eoe=foe(n+1)
